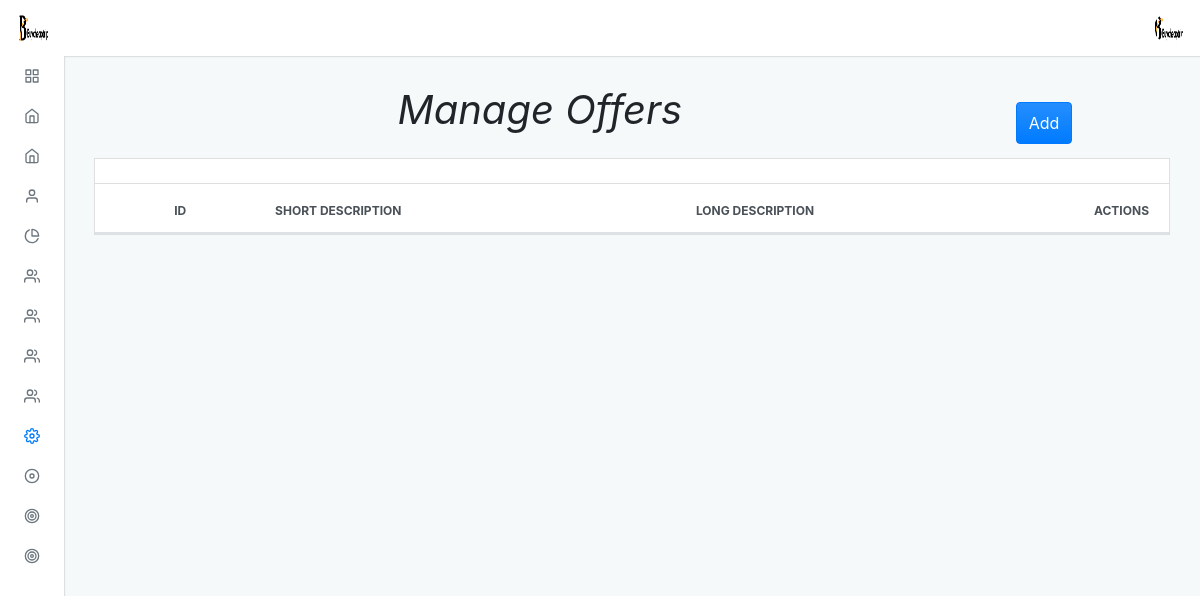
/admin/default/manage_offer.php (signed in), run on an earlier commit of the app's database.
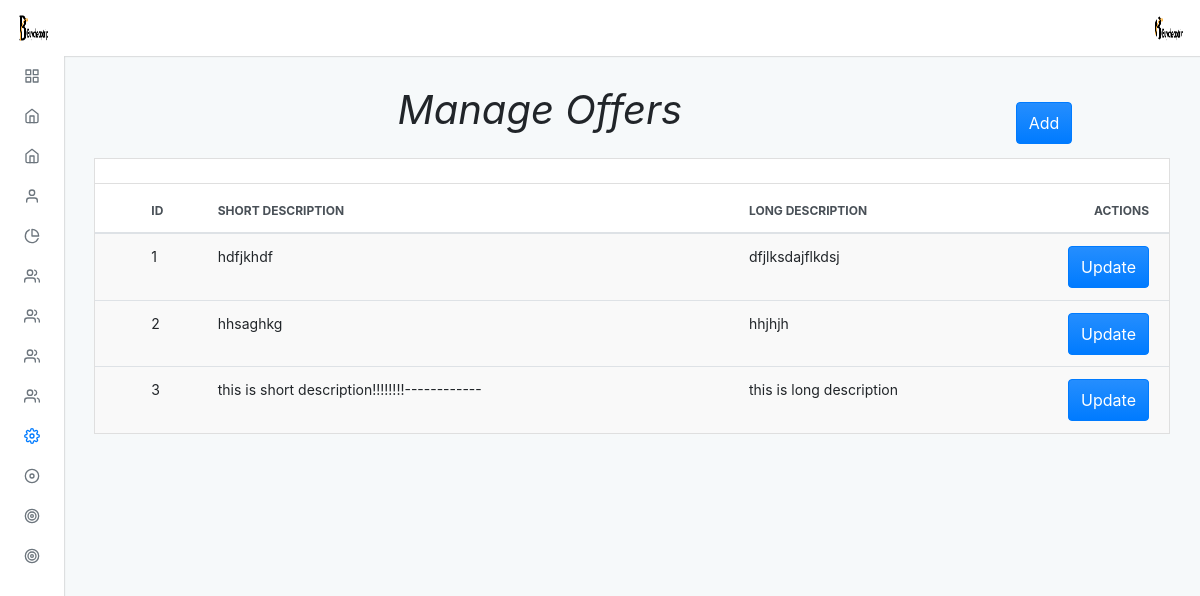
And on a later commit of the database.
### tables this page shows
CREATE TABLE `manage_offer` (
  `id` int(11) NOT NULL,
  `short_description` varchar(200) NOT NULL,
  `long_description` text NOT NULL
);

### admin/default/manage_offer.php (the view, shortened to what the changed rows need)
<?php
include "../../connection.php";
?>
<?php $page = "setting";
include("./incluede/header.php") ?>
<div class="adminx-content">
    <div class="adminx-main-content">
        <div class="container-fluid">
            <div class="row">
                <div class="col-lg-10 pb-3">
                <h1><b><i>Manage Offers</i></b></h1>
                </div>
            </div>
            <div class="row">
                <div class="col">
                    <div class="card mb-grid">
                        <div class="table-responsive-md">
                            <table class="table table-actions table-striped table-hover mb-0">
                                <thead>
                                    <tr>
                                        <th scope="col">
                                            <label class="custom-control custom-checkbox m-0 p-0">
                                            </label>
                                        </th>
                                        <th scope="col">Id</th>
                                        <th scope="col">Short Description</th>
                                        <th scope="col">Long description</th>
                                        <th scope="col">Actions</th>
                                    </tr>
                                </thead>
                                <tbody>
                                    <?php
                                    $query = "SELECT manage_offer.id, manage_offer.short_description,manage_offer.long_description
                                    FROM manage_offer  ORDER BY id ASC";
                                    $res = mysqli_query($conn, $query);
                                    $a = 1;
                                    while ($row = mysqli_fetch_assoc($res)) {
                                    ?>
                                        <tr>
                                            <th scope="row">
                                                <label class="custom-control custom-checkbox m-0 p-0">
                                                </label>
                                            </th>
                                            <td><?php echo $a ?></td>
                                            <td><?php echo $row['short_description'] ?></td>
                                            <td><?php echo $row['long_description'] ?></td>
                                            <td>
                                                <a href="manage_offer_update?id=<?php echo $row['id']; ?>"><button type="button" class="btn btn-primary waves-effect waves-light add">Update</button></a>
                                            </td>
                                        <tr>
                                        <?php
                                        ++$a;
                                    }
                                        ?>
                        </div>
                    </div>
                </div>
            </div>
        </div>
    </div>
</div>
<?php include("./incluede/footer.php") ?>

### admin/default/incluede/header.php (shortened to what the changed rows need)
<!DOCTYPE html>
<html lang="en">
<head>
  <link rel="stylesheet" type="text/css" href="./dist/css/adminx.css" media="screen" />
</head>
<body class=" virat">
  <div class="adminx-container">
    <?php
    $query = "select * from admin_login";
    $result = mysqli_query($conn, $query);
    while ($row = mysqli_fetch_assoc($result)) {
    ?>
      <nav class="navbar navbar-expand justify-content-between fixed-top virat_1">
        <a class="navbar-brand mb-0 h1 d-none d-md-block" href="admin">
          <img src="../upload/<?php echo $row['image']; ?>" class="navbar-brand-image d-inline-block align-top mr-2" class="circle" alt="">
        </a>
        <ul class="navbar-nav d-flex justify-content-end mr-2">
          <li class="nav-item dropdown">
            <a class="nav-link avatar-with-name" id="navbarDropdownMenuLink" data-toggle="dropdown" href="#">
              <img src="../upload/<?php echo $row['image']; ?>" class="d-inline-block align-top" class="rounded" alt="">
            </a>
          </li>
        </ul>
      <?php
    }
      ?>
      </nav>

What changed in the data, as far as the page shows it:
added manage_offer: short_description "hdfjkhdf", long_description "dfjlksdajflkdsj"
added manage_offer: short_description "hhsaghkg", long_description "hhjhjh"
added manage_offer: short_description "this is short description!!!!!!!!------------", long_description "this is long description"
